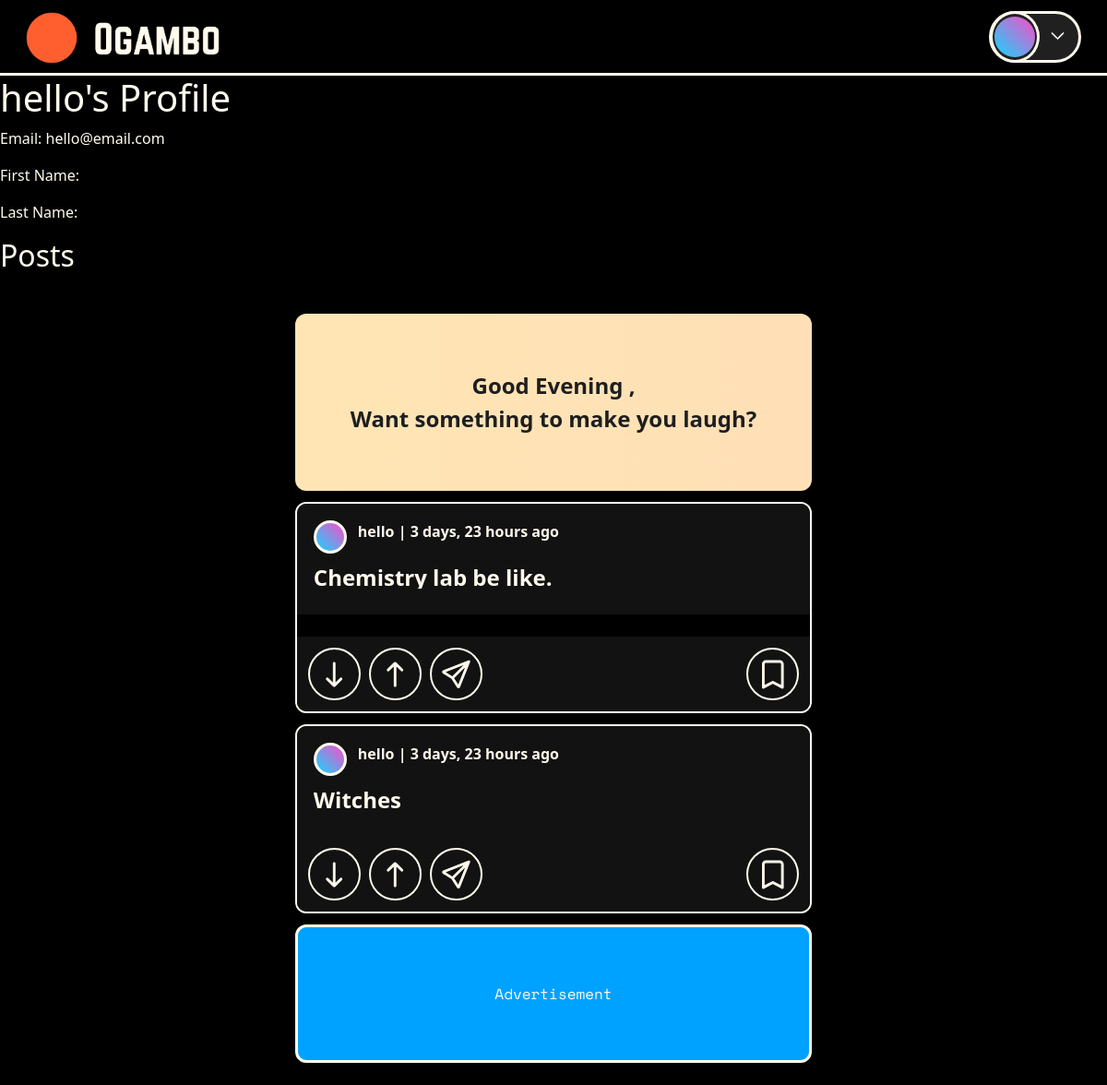
Screenshot of /profile/hello/ with the database file from the repository.
### ogambo/models.py (models this page shows, shortened)
class Post(models.Model):
    id = models.UUIDField(primary_key=True, default=uuid.uuid4, editable=False)
    user = models.ForeignKey(User, on_delete=models.SET_NULL, null=True)
    title = models.CharField(max_length=200)
    description = models.TextField(max_length=500, null=True, blank=True)
    tags = models.ManyToManyField(Tag, related_name='posts', blank=True)
    image = models.ImageField(upload_to='post_media/images/', null=True, blank=True)
    video = models.FileField(upload_to='post_media/videos/', null=True, blank=True)
    created = models.DateTimeField(auto_now_add=True)
    updated = models.DateTimeField(auto_now=True)
    class Meta:
        ordering = ['-updated', '-created']
    def upvotes(self):
        return self.votes.filter(vote_type=True).count()
    def downvotes(self):
        return self.votes.filter(vote_type=False).count()

### ogambo/views.py (the view)
# urls.py: path('profile/<str:username>/', views.userProfile, name="user-profile"),
def userProfile(request, username):
    user = User.objects.get(username=username)
    posts = user.post_set.all()
    context = {
        'user_profile': user,
        'posts': posts,
        'username': user.username
        }
    return render(request, 'ogambo/profile.html', context)

### ogambo/templates/ogambo/profile.html (shortened to what this page needs)
{% extends 'main.html' %}
{% block content %}
    <h1>{{ user_profile.username }}'s Profile</h1>
    <p>Email: {{ user_profile.email }}</p>
    <p>First Name: {{ user_profile.first_name }}</p>
    <p>Last Name: {{ user_profile.last_name }}</p>
    <h2>Posts</h2>
    {% include 'ogambo/components/feed.html' %}
{% endblock content %}

### ogambo/templates/ogambo/components/feed.html (shortened to what this page needs)
<main class="content-area">
    <div class="feed">
        <p class="content-title">Good Evening {{request.user.username}}, <br>Want something to make you laugh?</p>
        {% for post in posts %}
            <div class="meme-card">
                <div class="meme-header">
                    <a href="{% url 'user-profile' post.user.username %}" class="user-info">
                        <div class="user-avatar"></div>
                        {{post.user}} | {{post.updated|timesince}} ago
                    </a>
                    <div class="post-title mt-2">
                        <span>{{post.title}}</span>
                    </div>
                </div>
                <a href="{% url 'post' post.id %}">
                    <div class="meme-image">
                    </div>
                </a>
                <div class="meme-footer">
                    <div class="footer-buttons">
                        <div class="action-buttons">
                            <button class="action-btn"  data-vote-type="downvote" data-post-id="{{post.id}}">
                                <i class="bi bi-arrow-down"></i>
                            </button>
                            <button class="action-btn" data-vote-type="upvote" data-post-id="{{post.id}}">
                                <i class="bi bi-arrow-up"></i>
                            </button>
                            <button class="action-btn">
                                <i class="bi bi-send"></i>
                            </button>
                        </div>
                        <div class="save-button">
                            <button class="action-btn">
                                <i class="bi bi-bookmark"></i>
                            </button>
                        </div>
                    </div>
                </div>
            </div>
        {% endfor %}
        <div class="feed-ad-space">
            Advertisement
        </div>
    </div>
</main>

### static/assets/main.css (style rules this page uses)
body { background-color: black; color: white; }

### templates/main.html (style rules this page uses)
:root { --ogambo-black: #000000; --ogambo-orange: #ff4500; --ogambo-green: #4ade80; --ogambo-gray: #1E1E1E; --ogambo-light-gray: #8A8A8A; --ogambo-text: #FFFBED; --ogambo-blue: #00a2ff; }
* { margin: 0; padding: 0; box-sizing: border-box; font-family: Verdana, Geneva, Tahoma, sans-serif 'Space Mono', monospace; }
body { background-color: var(--ogambo-black); color: #FFFBED; min-height: 100vh; }

### ogambo/templates/ogambo/components/feed.html (style rules this page uses)
.content-area { display: flex; flex-direction: column; align-items: center; padding: 12px; }
.content-title { font-size: 24px; font-weight: 700; margin: 24px 0 12px 0; text-align: center; color: #1E1E1E; padding: 60px; border-radius: 12px; background: linear-gradient( to right, #FFE5B4, #FFDAB9, #FFAD60, #FF8C42, #FF7F00 ); background-size: 800% 800%; animation: wavy 6s ease-in-out infinite alternate; }
.meme-card { background-color: #121212; border: 2px solid #FFFBED; border-radius: 12px; overflow: hidden; z-index: 10; position: relative; margin-bottom: 12px; }
.meme-header { height: 120px; padding: 18px; background-color: #121212; }
.user-info { display: flex; font-size: 16px; font-weight: 600; text-decoration: none; color: #FFFBED; }
.user-avatar { width: 36px; height: 36px; border: 3px solid #FFFBED; border-radius: 50%; background: linear-gradient(45deg, #11D7FF, #FF4AC6); margin: 0 12px 0 0; }
.post-title { height: 30px; font-size: 24px; font-weight: 700; display: flex; overflow: hidden; }
.meme-image { width: 100%; background-color: var(--ogambo-black); }
.meme-footer { height: 81px; padding: 12px; align-items: center; background-color: #121212; }
.footer-buttons { display: flex; justify-content: space-between; }
.action-buttons { display: flex; justify-content: start; gap: 9px; }
.action-btn { background: none; width: 57px; height: 57px; border: 2px solid #FFFBED; border-radius: 50%; color: #FFFBED; font-size: 30px; }
.action-btn i { -webkit-text-stroke: 1px; }
.feed-ad-space { background-color: var(--ogambo-blue); border-radius: 12px; padding: 60px 0; align-items: center; text-align: center; color: #FFFBED; margin: 12px 0; border: 3px solid #FFFBED; font-family: 'Space Mono', monospace; }
@media (max-width: 1200px) { .content-area { margin-left: 0; margin-right: 0; max-width: 100%; padding: 12px; } }

### rows the page displays
Post: user "hello", updated "3 days, 23 hours", title "Chemistry lab be like."
Post: user "hello", updated "3 days, 23 hours", title "Witches"

### other values shown
{{ user_profile.username }} "hello"
{{ user_profile.email }} "hello@email.com"
